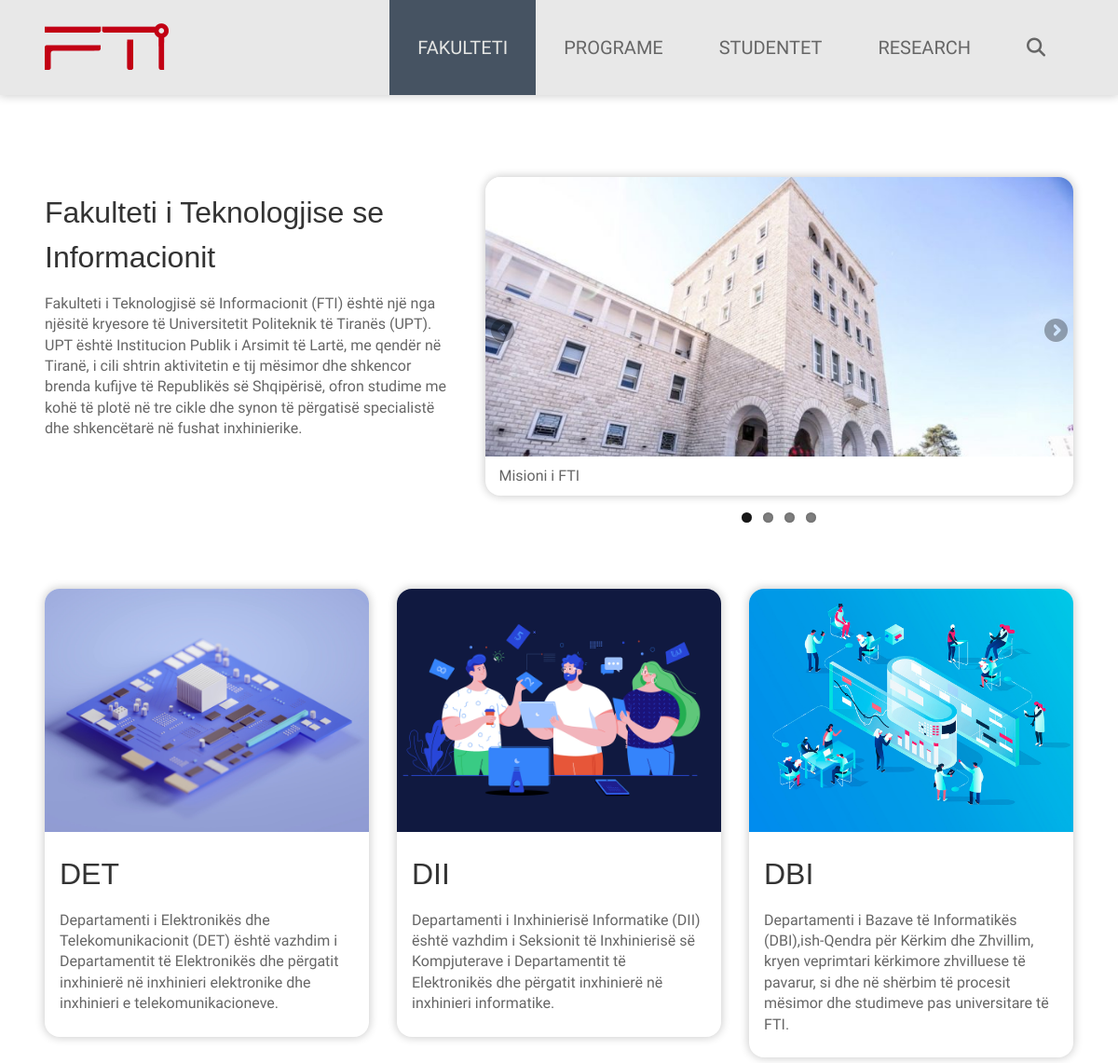
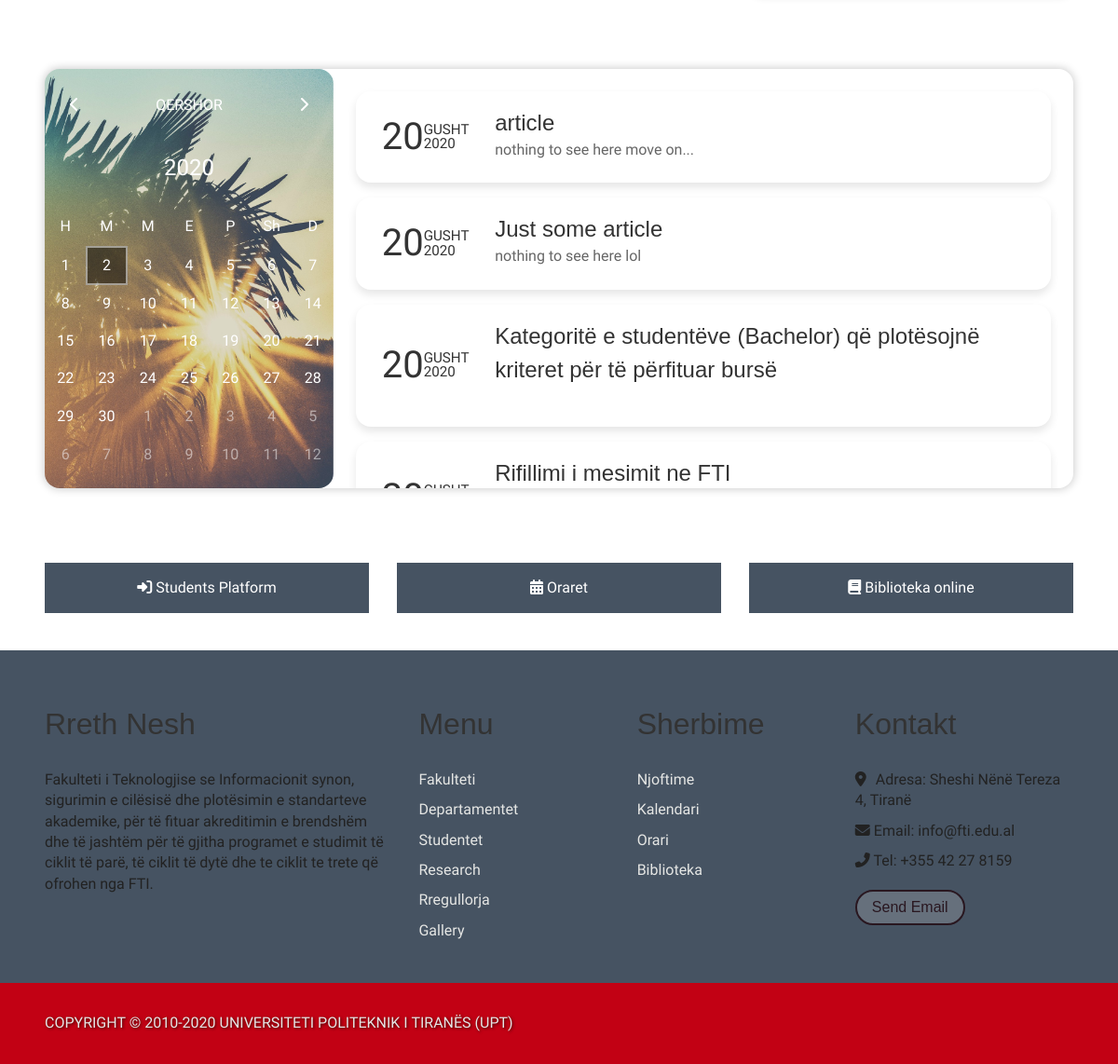
The page / on the database its author committed (2 pictures, top to bottom).
### article/models.py (models this page shows, shortened)
class Article(models.Model):
	title = models.CharField(max_length=128)
	content = models.TextField(blank=True)
	pub_date = models.DateTimeField(default=timezone.now)
	author = models.ForeignKey(User, on_delete=models.CASCADE)
	choices = [
		('DII', 'Departamenti i Inxhinierise Informatike'),
		('DET', 'Departamenti i Inxhinierise Elektrionike dhe Telekomunikacionit'),
		('DBI', 'Departamenti i Bazave te Informatikes')
	]
	department = models.CharField(max_length=3, choices=choices)
	file = models.FileField(upload_to='files/',null=True, blank=True)
	class Meta:
		ordering = ['-pub_date']

### home/views.py (the view)
# urls.py: path('', HomeView.as_view(), name='home'),
class HomeView(View):
	def get(self, request, *args, **kwargs):
		context = {}
		context['title'] = 'FTI | Fakulteti i Teknologjise se Informacionit'
		context['articles'] = Article.objects.all()[:5];
		return render(request, 'home/index.html', context)

### templates/home/index.html (shortened to what this page needs)
{% extends 'base.html' %}
{% load static %}
{% block styles %}
<link rel="stylesheet" href="{% static 'js/flexslider/flexslider.css' %}">
{% endblock %}
{% block page %}
<div class="shift"></div>
<section class="greeter" class="clearfix">
	<div class="wrapper">
		<div class="row">
			<div class="grid grid_5">
				<h1>Fakulteti i Teknologjise se Informacionit</h1>
				<p>
					Fakulteti i Teknologjisë së Informacionit (FTI) është një nga njësitë kryesore të Universitetit Politeknik të Tiranës (UPT). UPT është Institucion Publik i Arsimit të Lartë, me qendër në Tiranë, i cili shtrin aktivitetin e tij mësimor dhe shkencor brenda kufijve të Republikës së Shqipërisë, ofron studime me kohë të plotë në tre cikle dhe synon të përgatisë specialistë dhe shkencëtarë në fushat inxhinierike.
				</p>
			</div>
			<div class="grid grid_7">
				<div class="flexslider">
					<ul class="slides">
						<li>
							<a href="#">
								<div class="flex-img">
									<img src="{% static 'images/upt_front_view.jpg' %}" />
								</div>
								<p class="flex-caption">Misioni i FTI</p>
							</a>
						</li>
					</ul>
				</div>
			</div>
		</div>
	</div>
</section>
<div id="main" class="wrapper">
	<section id="content" class="wide-content">
		<div class="row depts clearfix">
			<a href="#" class="grid grid_4">
				<div class="thumbnail">
					<img src="{% static 'images/chip.jpg' %}" />
					<h1 class="first-header">DET</h1>
					<p>
						Departamenti i Elektronikës dhe Telekomunikacionit (DET) është vazhdim i Departamentit të Elektronikës dhe përgatit inxhinierë në inxhinieri elektronike dhe inxhinieri e telekomunikacioneve.
					</p>
				</div>
			</a>
			<a href="#" class="grid grid_4">
				<div class="thumbnail">
					<img src="{% static 'images/computer.jpg' %}" />
					<h1 class="first-header">DII</h1>
					<p>
						Departamenti i Inxhinierisë Informatike (DII) është vazhdim i Seksionit të Inxhinierisë së Kompjuterave i Departamentit të Elektronikës dhe përgatit inxhinierë në inxhinieri informatike.
					</p>
				</div>
			</a>
			<a href="#" class="grid grid_4">
				<div class="thumbnail">
					<img src="{% static 'images/research.jpg' %}" />
					<h1 class="first-header">DBI</h1>
					<p>
						Departamenti i Bazave të Informatikës (DBI),ish-Qendra për Kërkim dhe Zhvillim, kryen veprimtari kërkimore zhvilluese të pavarur, si dhe në shërbim të procesit mësimor dhe studimeve pas universitare të FTI.
					</p>
				</div>
			</a>
		</div>
		<div class="calendar_wrapper" id="calendar">
			<div class="events clearfix">
				<div class="calendar">
					<img alt="month_bg">
					<div class="header">
						<div data-move="prev" class="mc left"><span><i class="fas fa-chevron-left"></i></span></div>
						<div class="month"></div>
						<div data-move="next" class="mc right"><span><i class="fas fa-chevron-right"></i></span></div>
					</div>
					<div class="year"></div>
					<div class="body">
						<ul class="day weekdays">
							<li>H</li>
							<li>M</li>
							<li>M</li>
							<li>E</li>
							<li>P</li>
							<li>Sh</li>
							<li>D</li>
						</ul>
						<ul class="day days"></ul>
					</div>
				</div>
				<div class="articles">
					<div class="article-gr">
						{% for article in articles %}
						<a href="#">
							<div class="article">
								<div class="date-pub">
									<div class="date">20</div>
									<div class="dt-gr">
										<div class="month">Gusht</div>
										<div class="year">2020</div>
									</div>
								</div>
								<div class="art-body">
									<h2 class="art-title">{{article.title}}</h2>
									<p class="description">{{article.content}}</p>
								</div>
							</div>
						</a>
						{% endfor %}
					</div>
				</div>
			</div>
		</div>
		<div class="row">
			<div class="grid grid_4">
				<a href="#" class="service"><i class="fas fa-sign-in-alt"></i> Students Platform</a>
			</div>
			<div class="grid grid_4">
				<a href="#" class="service"><i class="fas fa-calendar-alt"></i> Oraret</a>
			</div>
			<div class="grid grid_4">
				<a href="#" class="service"><i class="fas fa-book"></i> Biblioteka online</a>
			</div>
		</div>
	</section>
</div>
{% endblock %}

### templates/base.html (shortened to what this page needs)
{% load static %}
<!DOCTYPE html>
 <html class="no-js">
<head>
	<link rel="stylesheet" href="{% static 'css/normalize.css' %}">
	<link rel="stylesheet" href="{% static 'css/main.css' %}">
	{% block styles %}{% endblock %}
</head>
<body id="home">
	<header>
		<div class="wrap clearfix">
			<div class="logo">
				<a href="{% url 'home' %}"><img src="{% static 'images/fti_l.png' %}" alt="Fti Logo"></a>
			</div>
			<nav>
				<ul>
					<li>
						<a data-name="home" class="navlink" href="#">Fakulteti</a>
					</li>
					<li>
						<a data-name="programe" class="navlink" href="#">Programe</a>
					</li>
					<li>
						<a data-name="student" class="navlink" href="#">Studentet</a>
					</li>
					<li>
						<a data-name="research" class="navlink" href="#">Research</a>
					</li>
					<li>
						<a class="search navlink" href="javascript:void(0)"><i class="fas fa-search"></i></a>
					</li>
				</ul>
			</nav>
		</div>
	</header>
	{% block page %}{% endblock %}
	<footer>
		<ul class="wrapper">
			<li>
				<a href="#"><h1>Rreth Nesh</h1></a>
				<p>Fakulteti i Teknologjise se Informacionit synon, sigurimin e cilësisë dhe plotësimin e standarteve akademike, për të fituar akreditimin e brendshëm dhe të jashtëm për të gjitha programet e studimit të ciklit të parë, të ciklit të dytë dhe te ciklit te trete që ofrohen nga FTI.</p>
			</li>
			<div class="gather">
				<li>
					<a href="#"><h1>Menu</h1></a>
					<ul>
						<li><a href="#">Fakulteti</a></li>
						<li><a href="#">Departamentet</a></li>
						<li><a href="#">Studentet</a></li>
						<li><a href="#">Research</a></li>
						<li><a href="#">Rregullorja</a></li>
						<li><a href="#">Gallery</a></li>
					</ul>
				</li>
				<li>
					<a href="#"><h1>Sherbime</h1></a>
					<ul>
						<li><a href="#">Njoftime</a></li>
						<li><a href="#">Kalendari</a></li>
						<li><a href="#">Orari</a></li>
						<li><a href="#">Biblioteka</a></li>
					</ul>
				</li>
				<li>
					<a href="#"><h1>Kontakt</h1></a>
					<ul>
						<li><i class="fas fa-map-marker-alt" style="margin-right:6px;"></i> Adresa: Sheshi Nënë Tereza 4, Tiranë</li>
						<li><i class="fas fa-envelope"></i> Email: info@fti.edu.al</li>
						<li><i class="fas fa-phone-alt"></i> Tel: +355 42 27 8159</li>
						<li><button href="javascript:void(0)" class="btn btn-black">Send Email</button></li>
					</ul>
				</li>
			</div>
		</ul>
		<div class="copyright">
			<span class='wrapper'>Copyright &copy; 2010-{% now "Y" %} Universiteti Politeknik i Tiranës (UPT)</span>
		</div>
	</footer>
</body>
</html>

### static_in_env/js/flexslider/flexslider.css (style rules this page uses)
.slides, .flex-control-nav, .flex-direction-nav { margin: 0; padding: 0; list-style: none; }
.flexslider { margin: 0; padding: 0; min-height:150px; background:url(images/loader.gif) no-repeat center center; }
.flexslider .slides > li { display: none; -webkit-backface-visibility: hidden; }
.flexslider .slides img { width: 100%; display: block; }
.slides:after { content: "."; display: block; clear: both; visibility: hidden; line-height: 0; height: 0; }
.flexslider { position: relative; zoom: 1; }
.flexslider .slides { zoom: 1; }
.flexslider .flex-caption { margin:10px 7px; }

### rows shown on the page
Article: title "article", content "nothing to see here move on..."
Article: title "Just some article", content "nothing to see here lol"
Article: title "Kategoritë e studentëve (Bachelor) që plotësojnë kriteret për të përfituar bursë"
Article: title "Rifillimi i mesimit ne FTI"
